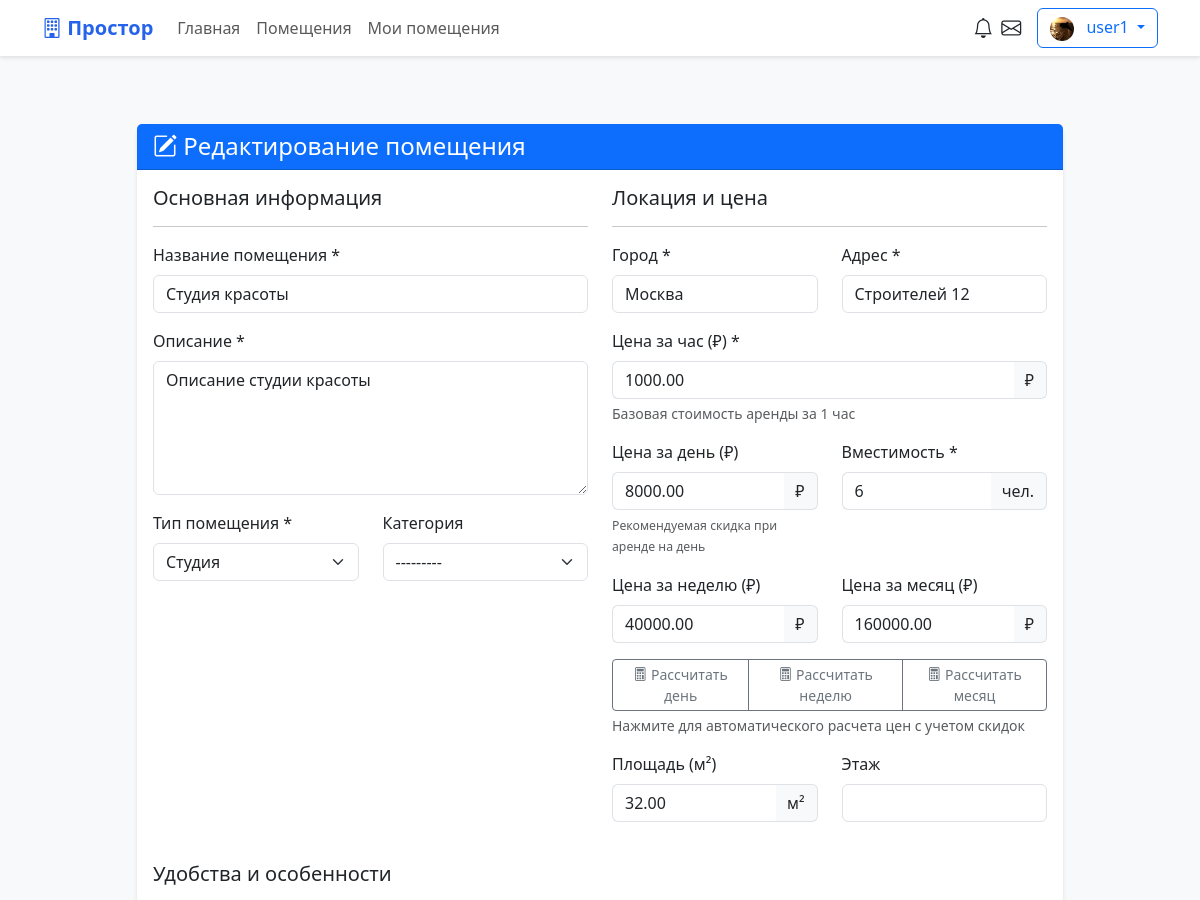
/properties/8/edit/ (signed in, upper part), run on an earlier commit of the app's database.
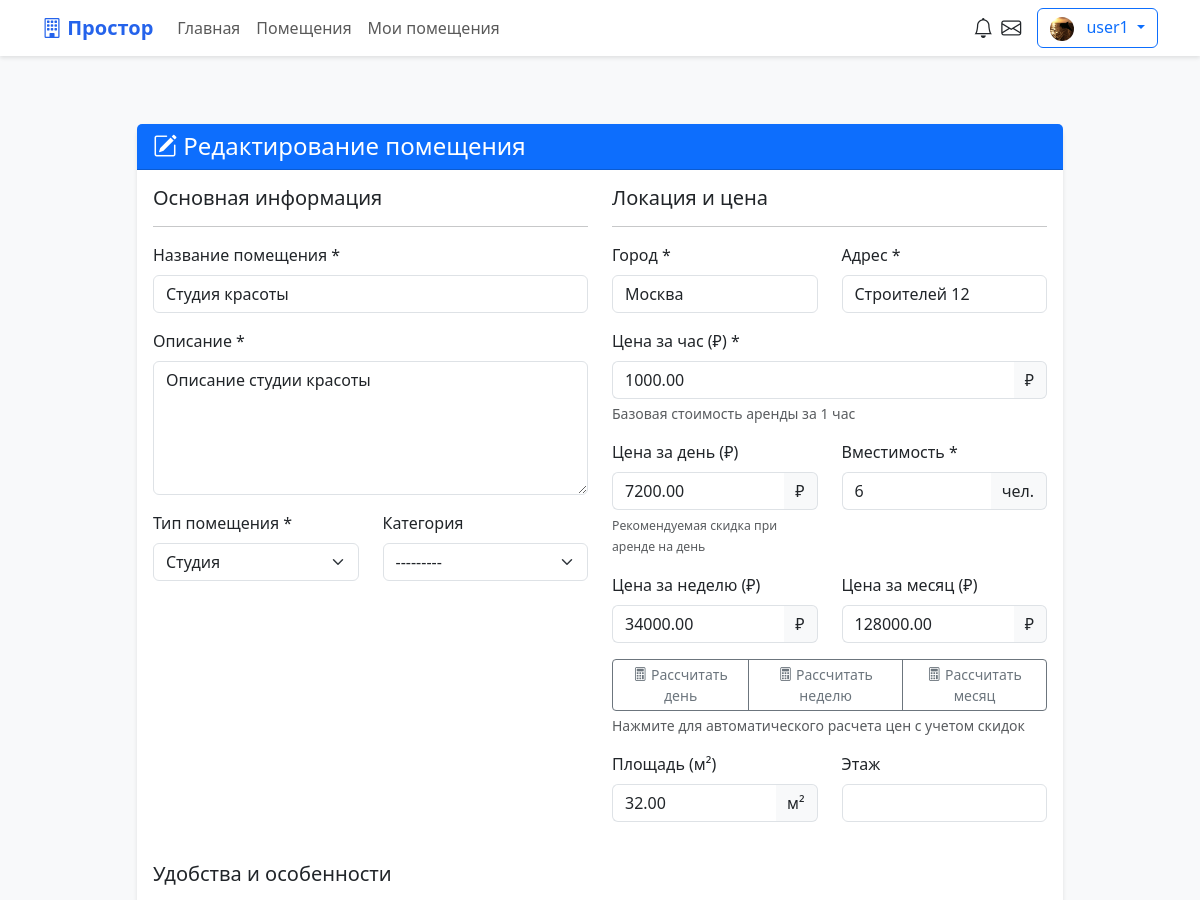
And on a later commit of the database.
### core/models.py (models this page shows, shortened)
class Property(models.Model):
    PROPERTY_TYPE_CHOICES = [
        ('office', 'Офис'),
        ('conference', 'Конференц-зал'),
        ('coworking', 'Коворкинг'),
        ('shop', 'Торговая площадь'),
        ('warehouse', 'Склад'),
        ('studio', 'Студия'),
        ('other', 'Другое'),
    ]
    STATUS_CHOICES = [
        ('draft', 'Черновик'),
        ('pending', 'На модерации'),
        ('active', 'Активно'),
        ('rejected', 'Отклонено'),
        ('inactive', 'Неактивно'),
    ]
    landlord = models.ForeignKey(
        User,
        on_delete=models.CASCADE,
        related_name='properties',
        verbose_name='Владелец'
    )
    title = models.CharField(
        max_length=200,
        verbose_name='Название'
    )
    slug = models.SlugField(
        unique=True,
        verbose_name='Slug'
    )
    description = models.TextField(
        verbose_name='Описание'
    )
    property_type = models.CharField(
        max_length=20,
        choices=PROPERTY_TYPE_CHOICES,
        default='office',
        verbose_name='Тип помещения'
    )
    category = models.ForeignKey(
        Category,
        on_delete=models.SET_NULL,
        null=True,
        blank=True,
        related_name='properties',
        verbose_name='Категория'
    )
    city = models.CharField(
        max_length=100,
        default='Москва',
        verbose_name='Город'
    )
    address = models.CharField(
        max_length=200,
        default='Не указан',
        verbose_name='Адрес'
    )
    latitude = models.FloatField(
        null=True,
        blank=True,
        verbose_name='Широта'
    )
    longitude = models.FloatField(
        null=True,
        blank=True,
        verbose_name='Долгота'
    )
    price_per_hour = models.DecimalField(
        max_digits=10,
        decimal_places=2,
        default=1000.00,
        verbose_name='Цена за час'
    )
    price_per_day = models.DecimalField(
        max_digits=10,
        decimal_places=2,
        null=True,
        blank=True,
        verbose_name='Цена за день'
    )
    price_per_week = models.DecimalField(
        max_digits=10,
        decimal_places=2,
        null=True,
        blank=True,
        verbose_name='Цена за неделю'
    )
    price_per_month = models.DecimalField(
        max_digits=10,
        decimal_places=2,
        null=True,
        blank=True,
        verbose_name='Цена за месяц'
    )
    capacity = models.PositiveIntegerField(
        default=1,
        verbose_name='Вместимость'
    )
    area = models.DecimalField(
        max_digits=8,
        decimal_places=2,
        default=10.00,
        verbose_name='Площадь (м²)'
    )
    floor = models.IntegerField(
        null=True,
        blank=True,
        verbose_name='Этаж'
    )
    amenities = models.ManyToManyField(
        Amenity,
        blank=True,
        related_name='properties',
        verbose_name='Удобства'
    )
    is_featured = models.BooleanField(
        default=False,
        verbose_name='Рекомендуемое'
    )
    status = models.CharField(
        max_length=20,
        choices=STATUS_CHOICES,
        default='draft',
        verbose_name='Статус'
    )
    moderation_comment = models.TextField(
        blank=True,
        null=True,
        verbose_name='Комментарий модератора'
    )
    views_count = models.PositiveIntegerField(
        default=0,
        verbose_name='Количество просмотров'
    )
    created_at = models.DateTimeField(
        auto_now_add=True,
        verbose_name='Дата создания'
    )
    updated_at = models.DateTimeField(
        auto_now=True,
        verbose_name='Дата обновления'
    )
    class Meta:
        verbose_name = 'Помещение'
        verbose_name_plural = 'Помещения'
        ordering = ['-created_at']

### core/views.py (the view)
# urls.py: path('properties/<int:property_id>/edit/', views.edit_property, name='edit_property'),
@login_required
def edit_property(request, property_id):
    property_obj = get_object_or_404(Property, id=property_id)
    if request.user != property_obj.landlord:
        messages.error(request, 'Вы не можете редактировать это помещение.')
        return redirect('dashboard')
    if request.method == 'POST':
        form = PropertyForm(request.POST, request.FILES, instance=property_obj)
        if form.is_valid():
            property_obj = form.save()
            images = request.FILES.getlist('images')
            for image in images:
                property_obj.images.create(image=image)
            messages.success(request, 'Помещение успешно обновлено.')
            return redirect('my_properties')
    else:
        form = PropertyForm(instance=property_obj)
    return render(request, 'core/edit_property.html', {
        'form': form,
        'property': property_obj,
        'existing_images': property_obj.images.all(),
        'title': 'Редактирование помещения'
    })

### core/models.py (called while the page is built)
    def __str__(self):
        return self.name

### templates/core/edit_property.html (shortened to what the changed rows need)
{% extends 'base.html' %}
{% load static %}
{% block content %}
<div class="container py-5">
    <div class="row">
        <div class="col-lg-10 mx-auto">
            <div class="card">
                <div class="card-body">
                    <form method="post" enctype="multipart/form-data" class="needs-validation" novalidate>
                        <div class="row mb-4">
                            <div class="col-md-6">
                                <div class="mb-3">
                                    <label for="{{ form.title.id_for_label }}" class="form-label">
                                        Название помещения *
                                    </label>
                                    {{ form.title }}
                                </div>
                                <div class="mb-3">
                                    <label for="{{ form.description.id_for_label }}" class="form-label">
                                        Описание *
                                    </label>
                                    {{ form.description }}
                                </div>
                                <div class="row">
                                    <div class="col-md-6 mb-3">
                                        <label for="{{ form.property_type.id_for_label }}" class="form-label">
                                            Тип помещения *
                                        </label>
                                        {{ form.property_type }}
                                    </div>
                                    <div class="col-md-6 mb-3">
                                        <label for="{{ form.category.id_for_label }}" class="form-label">
                                            Категория
                                        </label>
                                        {{ form.category }}
                                    </div>
                                </div>
                            </div>
                            <div class="col-md-6">
                                <div class="row">
                                    <div class="col-md-6 mb-3">
                                        <label for="{{ form.city.id_for_label }}" class="form-label">
                                            Город *
                                        </label>
                                        {{ form.city }}
                                    </div>
                                    <div class="col-md-6 mb-3">
                                        <label for="{{ form.address.id_for_label }}" class="form-label">
                                            Адрес *
                                        </label>
                                        {{ form.address }}
                                    </div>
                                </div>
                                <div class="mb-3">
                                    <div class="input-group">
                                        {{ form.price_per_hour }}
                                        <span class="input-group-text">₽</span>
                                    </div>
                                </div>
                                <div class="row">
                                    <div class="col-md-6 mb-3">
                                        <div class="input-group">
                                            {{ form.price_per_day }}
                                            <span class="input-group-text">₽</span>
                                        </div>
                                    </div>
                                    <div class="col-md-6 mb-3">
                                        <div class="input-group">
                                            {{ form.capacity }}
                                            <span class="input-group-text">чел.</span>
                                        </div>
                                    </div>
                                </div>
                                <div class="row">
                                    <div class="col-md-6 mb-3">
                                        <div class="input-group">
                                            {{ form.price_per_week }}
                                            <span class="input-group-text">₽</span>
                                        </div>
                                    </div>
                                    <div class="col-md-6 mb-3">
                                        <div class="input-group">
                                            {{ form.price_per_month }}
                                            <span class="input-group-text">₽</span>
                                        </div>
                                    </div>
                                </div>
                                <div class="row">
                                    <div class="col-md-6 mb-3">
                                        <div class="input-group">
                                            {{ form.area }}
                                            <span class="input-group-text">м²</span>
                                        </div>
                                    </div>
                                    <div class="col-md-6 mb-3">
                                        <label for="{{ form.floor.id_for_label }}" class="form-label">
                                            Этаж
                                        </label>
                                        {{ form.floor }}
                                    </div>
                                </div>
                            </div>
                        </div>
                    </form>
                </div>
            </div>
        </div>
    </div>
</div>
{% endblock %}

What changed in the data, as far as the page shows it:
changed Property "Студия красоты": price_per_day "8000.00" → "7200.00"; price_per_week "40000.00" → "34000.00"; price_per_month "160000.00" → "128000.00"
